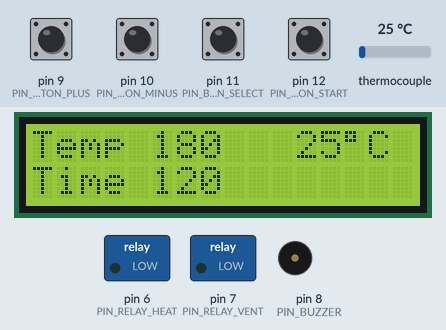
The sketch below on a simulated Arduino Uno, built with avr-gcc and run on an emulated ATmega328P. On the bench: 16×2 character LCD, switched loads named in the sketch (green lamp = pin HIGH), buzzer (waves = sounding). Inputs (shaded band) come from the test bench; at power-on: pin 9 (PIN_BUTTON_PLUS), pin 10 (PIN_BUTTON_MINUS), pin 11 (PIN_BUTTON_SELECT), pin 12 (PIN_BUTTON_START) HIGH, thermocouple 25 °C.

Above: at 4.3 s.
4.4 s: pin 12 (PIN_BUTTON_START) pulled LOW for 0.15 s
At 5.4 s:
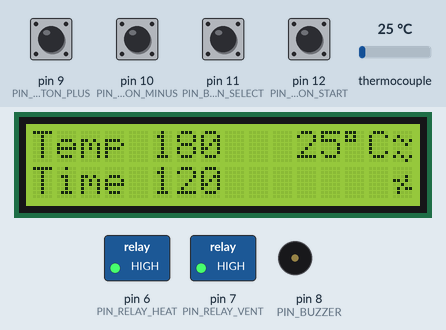
7.5 s: thermocouple set to 163 °C
At 8.8 s:
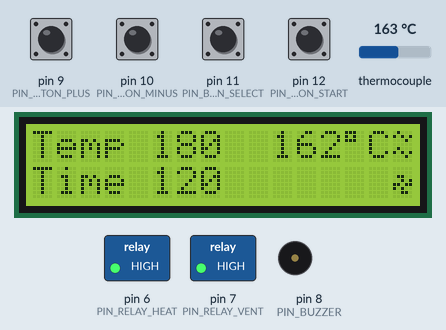
9.0 s: thermocouple set to 172 °C
At 9.8 s:
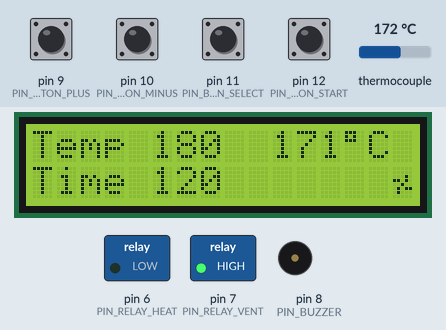
11.5 s: thermocouple set to 183 °C
At 12.8 s:
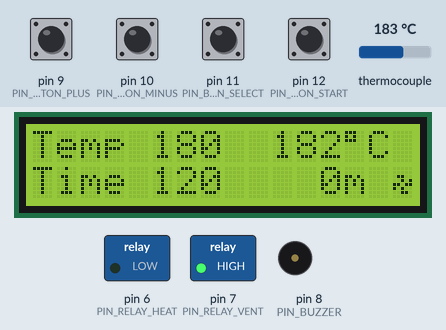
14.5 s: thermocouple set to 2 °C
At 15.8 s:
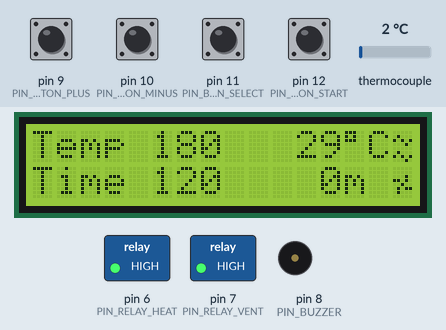
16.4 s: thermocouple set to 294 °C
At 17.6 s:
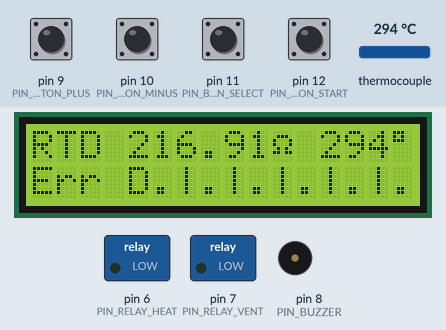
Timing chart, 0 to 19.2 s (numbered marks = the images above; inputs shaded):
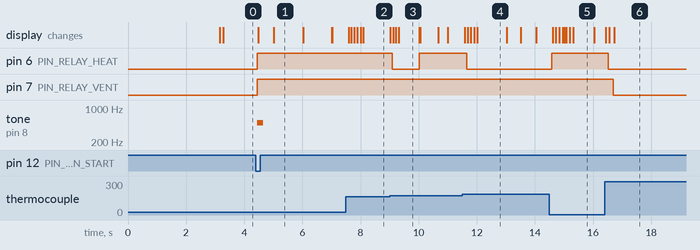

The sketch:

PID_controller.ino
```cpp
#include <Wire.h>
#include <LiquidCrystal_I2C.h> // https://github.com/marcoschwartz/LiquidCrystal_I2C
#include <Adafruit_MAX31865.h> // https://github.com/adafruit/Adafruit_MAX31865
#include "LCD_symbols.hpp"
#include "button_handler.hpp"
#include "mode_control.hpp"
#include "flow_control.hpp"


// I2C 1602 display
#define LCD_ADDR  0x3F // For PCF8574T in I2C module adress is 0x3F
#define LCD_COLS  16
#define LCD_ROWS  2

// MAX31865 controller pinout (software SPI)
#define PIN_SPI_CS   2
#define PIN_SPI_SDI  3
#define PIN_SPI_SDO  4
#define PIN_SPI_CLK  5

// The value of the Rref resistor. Use 430.0! (in MAX31865 controller)
#define RREF 437.5 //437.37

// Relays pinout
#define PIN_RELAY_HEAT  6
#define PIN_RELAY_VENT  7

// Buttons pinout
#define PIN_BUTTON_PLUS    9
#define PIN_BUTTON_MINUS   10
#define PIN_BUTTON_SELECT  11
#define PIN_BUTTON_START   12

// Buzzer pinout
#define PIN_BUZZER  8


// Instanciate lcd object
LiquidCrystal_I2C lcd(LCD_ADDR, LCD_COLS, LCD_ROWS);

// Instanciate MAX31865 object
Adafruit_MAX31865 max31865 = Adafruit_MAX31865(PIN_SPI_CS, PIN_SPI_SDI, PIN_SPI_SDO, PIN_SPI_CLK);

// Instanciate button objects
button_handler button_plus(PIN_BUTTON_PLUS);
button_handler button_minus(PIN_BUTTON_MINUS);
button_handler button_select(PIN_BUTTON_SELECT);
button_handler button_start(PIN_BUTTON_START);

// Instanciate mode object
mode_control mode;

// Instanciate flow object with relays pinouts
flow_control flow(PIN_RELAY_HEAT, PIN_RELAY_VENT);

// Instanciate buzzer object
buzzer_control buzzer(PIN_BUZZER);


/************* Temperature approximation **************/
float average_temp()
{
	static float curr_temp_sum = 0;
	static byte temp_probe_count = 0;
	static float average_temp = 0;

	curr_temp_sum += max31865.temperature(100, RREF);
	++temp_probe_count;

	if ( temp_probe_count == 5 ) {
		average_temp = curr_temp_sum / temp_probe_count;
		curr_temp_sum = average_temp * 2;
		temp_probe_count = 2;
	}

	return average_temp;
}
/************* Temperature approximation **************/

/***************** FAULT DETECTION ********************/
uint8_t fault_detect()
{
	// Check and print any faults
	uint8_t read_fault = max31865.readFault();
	uint8_t fault = 0;
	if (read_fault) {
		fault = read_fault;
		max31865.clearFault();
	}
	return fault;
}
/***************** FAULT DETECTION ********************/

/******************************** PRINT FAULT *********************************/
void print_fault( float rtd_resistance, int rtd_temperature, byte MAX31865_fault )
{
	lcd.setCursor(0, 0);
	lcd.print("RTD ");

	int first_row_pos = 4;
	lcd.setCursor(first_row_pos, 0);
	lcd.print( rtd_resistance, 2);

	if ( rtd_resistance < 10 ) {
		first_row_pos += 4;
	} else if ( rtd_resistance < 100 ) {
		first_row_pos += 5;
	} else {
		first_row_pos += 6;
	}
	lcd.setCursor(first_row_pos, 0);
	lcd.print("\364");
	++first_row_pos;

	lcd.setCursor(first_row_pos, 0);
	lcd.print(" ");
	++first_row_pos;

	lcd.setCursor(first_row_pos, 0);
	lcd.print(rtd_temperature);

	if ( rtd_temperature < -100  ) {
		first_row_pos += 4;
	} else if ( rtd_temperature < -10 &&  rtd_temperature > -100 ) {
		first_row_pos += 3;
	} else if ( rtd_temperature < 0 &&  rtd_temperature > -10 ) {
		first_row_pos += 2;
	} else if ( rtd_temperature < 10 ) {
		first_row_pos += 1;
	} else if ( rtd_temperature < 100 ) {
		first_row_pos += 2;
	} else {
		first_row_pos += 3;
	}
	lcd.setCursor(first_row_pos, 0);
	lcd.print("\337");
	++first_row_pos;

	while ( first_row_pos < 16 ) {
		lcd.setCursor(first_row_pos, 0);
		lcd.print(" ");
		++first_row_pos;
	}

	lcd.setCursor(0, 1);
	lcd.print("Err D");
	uint8_t i;
	uint8_t fault_register;
	uint8_t second_row_pos = 5;

	for ( i = 128, fault_register = 7; fault_register >= 2; i>>=1, fault_register-- ) {
		if (MAX31865_fault & i) {
			lcd.setCursor(second_row_pos, 1);
			lcd.print(fault_register);
			++second_row_pos;
		} else {
			lcd.setCursor(second_row_pos, 1);
			lcd.print(".");
			++second_row_pos;
		}
		if ( fault_register != 2 ) {
			lcd.setCursor(second_row_pos, 1);
			lcd.print("|");
			++second_row_pos;
		}
	}

}
/******************************** PRINT FAULT *********************************/


void setup()
{
	lcd.init();
	lcd.backlight();
	lcd.setCursor(1, 0);
	lcd.print("GYUMRI MEDICAL");
	lcd.setCursor(5, 1);
	lcd.print("CENTER");
	delay(3000);
	lcd.clear();

	lcd_symbols::create();

	max31865.begin(MAX31865_3WIRE);
	Serial.begin(9600);

	// initialize buttons pins
	button_plus.init();
	button_minus.init();
	button_select.init();
	button_start.init();

	// intitialize default mode
	mode.init();
	//mode.set_temp_barier(111);
	//mode.set_time_barier(111);

	// intitialize flow control parameters and relay pins
	flow.init();

	// initialize buzzer pin
	buzzer.init();
}


void loop()
{
	mode.control( button_plus, button_minus, button_select, button_start );

	byte temp_barier = mode.get_temp_barier();
	byte time_barier = mode.get_time_barier();

	byte current_mode = mode.get_current_mode();
	byte last_mode = mode.get_last_mode();

	int current_temp = int( average_temp() );
	byte MAX31865_fault = fault_detect();

	if ( (MAX31865_fault && last_mode != 3) || (current_temp < 0) || (current_temp > 230) ) {
		mode.set_current_mode(3);
	}

	flow.control( current_mode, current_temp, temp_barier, time_barier );


	if ( !MAX31865_fault && current_mode != 3 ) {

		if ( last_mode == 3 ) {
			lcd.clear();
		}

		/**************111 First Row 111*****************/
		lcd.setCursor(0, 0);
		lcd.print("Temp ");

		if ( temp_barier < 100 ) {
			lcd.setCursor(5, 0);
			lcd.print(" ");
			lcd.setCursor(6, 0);
		} else {
			lcd.setCursor(5, 0);
		}
		lcd.print(temp_barier);    // print temperature barier

		if ( mode.is_temp_barier_setting() ) {
			lcd_symbols::set(8, 0);
		} else {
			lcd.setCursor(8, 0);
			lcd.print(" ");
		}

		if ( current_temp < 100) {
			lcd.setCursor(10, 0);
			lcd.print(" ");
			lcd.setCursor(11, 0);
		} else {
			lcd.setCursor(10, 0);
		}
		lcd.print(current_temp);   // print current temperature
		lcd.setCursor(13, 0);
		lcd.print("\337");
		lcd.setCursor(14, 0);
		lcd.print("C");

		/**************222 Second Row 222*****************/
		lcd.setCursor(0, 1);
		lcd.print("Time ");

		if ( time_barier < 100 ) {
			lcd.setCursor(5, 1);
			lcd.print(" ");
			lcd.setCursor(6, 1);
		} else {
			lcd.setCursor(5, 1);
		}
		lcd.print(time_barier);    // print time barier

		if ( mode.is_time_barier_setting() ) {
			lcd_symbols::set(8, 1);
		} else {
			lcd.setCursor(8, 1);
			lcd.print(" ");
		}
		///////////////////////////////////////////////////////////////// second row


		if ( flow.get_heat_relay_state() ) {
			lcd_symbols::heat(15, 0);   // print heat symbol
		} else {
			lcd.setCursor(15, 0);
			lcd.print(" ");             // clear heat symbol
		}

		if ( flow.get_vent_relay_state() ) {
			lcd_symbols::vent(15, 1);   // print vent symbol
		} else {
			lcd.setCursor(15, 1);
			lcd.print(" ");             // clear vent symbol
		}

		int elapsed_time = flow.get_elapsed_time();

		if ( flow.is_timer_started() ) {
			if ( elapsed_time < 10 ) {
				lcd.setCursor(10, 1);
				lcd.print("  ");
				lcd.setCursor(12, 1);
			} else if (elapsed_time < 100) {
				lcd.setCursor(10, 1);
				lcd.print(" ");
				lcd.setCursor(11, 1);
			} else {
				lcd.setCursor(10, 1);
			}
			lcd.print(elapsed_time);    // print sterilization time in minutes
			lcd.setCursor(13, 1);
			lcd.print("m");
		}

		static unsigned long int FinishTimeDelta;
		static bool finish_biiset;

		if ( flow.is_operation_finished() ) {
			lcd.setCursor(10, 1);
			lcd.print(" END");
			buzzer.finish();

			finish_biiset = 1;
			FinishTimeDelta = millis();

			mode.set_current_mode(0);   // All done, back to default mode
		}

		if ( finish_biiset && (millis() - FinishTimeDelta > 60000) ) {
			lcd.setCursor(10, 1);
			lcd.print("    ");          // clear "FINISH" sign
			finish_biiset = 0;
		}

	} else {

		uint16_t rtd = max31865.readRTD();
		float ratio = rtd;
		ratio /= 32768;
		float rtd_resistance = RREF * ratio;

		int rtd_temperatureerature = int( max31865.temperature(100, RREF) );

		print_fault( rtd_resistance, rtd_temperatureerature, MAX31865_fault );

	}


}
```

button_handler.hpp
```cpp
#ifndef BUTTON_HANDLER_HPP
#define BUTTON_HANDLER_HPP

#define DEF_DEBOUNCE_DELAY    25      // the debounce time
#define DEF_LONGPRESS_TIME    1000    // the long press time
#define DEF_SECRETPRESS_TIME  3000    // the secret press time
#define DEF_MAX_PRESS_TIME    20000   // the max press time of button

namespace EVENT {
	enum {
	  NONE        = 0,   // or binary 0b000
	  SHORTPRESS  = 1,   // or binary 0b001
	  LONGPRESS   = 2,   // or binary 0b010
	  SECRETPRESS = 4    // or binary 0b100
	};
}


class button_handler
{
	public:
		// Constructor
		button_handler( byte pin, byte debounce_delay = DEF_DEBOUNCE_DELAY,
						int long_press_time = DEF_LONGPRESS_TIME, int secret_press_time = DEF_SECRETPRESS_TIME, int max_press_time = DEF_MAX_PRESS_TIME );

		// Initialization done after construction, to permit static instances
		void init();

		// Handler, to be called in the loop()
		byte handle();

		// return true if button pressed
		bool get_state() const;

		// return the last event
		byte get_last_event() const;

		// return the time duration of the pressed button
		int get_pressed_duration() const;

	protected:
		const byte pin;                // pin to which button is connected
		const byte debounce_delay;     // the debounce time
		const int long_press_time;     // the long press time
		const int secret_press_time;   // the secret press time
		const int max_press_time;      // the max press time of button

		bool now_pressed;     // the current reading from the button input pin
		bool was_pressed;     // the previous reading from the button input pin
		bool button_state;    // the button current debounced state

		byte event;            // the event at this time
		byte last_event;       // the last occurred event

		unsigned long int last_debounce_time;       // the last time the output pin was toggled
		unsigned long int button_switch_time;       // the last time the button switched
		unsigned long int button_pressed_duration;  // the time duration of the pressed button
};


button_handler::button_handler( byte p, byte db, int lp, int sp, int mp)
			   : pin(p), debounce_delay(db), long_press_time(lp), secret_press_time(sp), max_press_time(mp)
{

}


void button_handler::init()
{
	pinMode(pin, INPUT_PULLUP);   // internal pull-up 20k resistor, pushbutton's logic is inverted
	now_pressed = false;
	was_pressed = false;
	button_state = false;
	event = 0;
	last_event = 0;
	last_debounce_time = 0;
	button_switch_time = 0;
	button_pressed_duration = 0;
}


byte button_handler::handle()
{
	// by default if nothing special happens
	event = EVENT::NONE;

	// read the state of button input pin
	// now_pressed is 1 when button is pressed and 0 when released
	now_pressed = !digitalRead(pin);

	// If the switch changed, due to noise or pressing:
	if ( now_pressed != was_pressed ) {
		// reset the debouncing timer
		last_debounce_time = millis();
	}

	if ( millis() - last_debounce_time > debounce_delay ) {
		// whatever the reading is at, it's been there for longer than the
		// debounce delay, so take it as the actual current state:

		// if the button state has changed:
		if ( now_pressed != button_state ) {
			button_state = now_pressed;
			// reset the switching timer
			button_switch_time = millis();
			// and register an event after button state change
			if ( button_state ) {
				event = EVENT::SHORTPRESS;
				last_event = event;
			} else {
				event = EVENT::NONE;
				last_event = event;
			}
		}
	}

	// remember button input reading state for the next loop call
	was_pressed = now_pressed;

	// addutioanl button functional
	if ( button_state ) {
		button_pressed_duration = millis() - button_switch_time;

		// if button_pressed_duration in 1000...3000 ms, event is LONGPRESS
		if ( (button_pressed_duration > long_press_time) && (button_pressed_duration < secret_press_time) ) {
			// after button state change or SHORTPRESS, condidion is true only one time
			if ( (last_event & EVENT::LONGPRESS) != EVENT::LONGPRESS ){
				// event registered LONGPRESS only once
				event = EVENT::LONGPRESS;
				last_event = event;
			} else {
				event = EVENT::NONE;
			}
		// if button_pressed_duration in 3000...20000 ms, event is SECRETPRESS
		} else if ( (button_pressed_duration > secret_press_time) && (button_pressed_duration < max_press_time) ) {
			// after button state change or SHORTPRESS, condidion is true only one time
			if ( (last_event & EVENT::SECRETPRESS) != EVENT::SECRETPRESS ) {
				// event registered SECRETPRESS only once
				event = EVENT::SECRETPRESS;
				last_event = event;
			} else {
				event = EVENT::NONE;
			}
		}
	}

	return event;
}


bool button_handler::get_state() const
{
	return button_state;
}


byte button_handler::get_last_event() const
{
	return last_event;
}


int button_handler::get_pressed_duration() const
{
	return button_pressed_duration;
}


#endif // BUTTON_HANDLER_HPP
```

buzzer.hpp
```cpp
#ifndef BUZZER_HPP
#define BUZZER_HPP


class buzzer_control
{
	public:
		buzzer_control( byte pin );
		void init();
		void buttons( const byte &event_button_plus, const byte &event_button_minus, const byte &event_button_select, const byte &event_button_start );
		void finish();

	protected:
		const byte pin;
};


buzzer_control::buzzer_control( byte p )
			   : pin(p)
{

}


void buzzer_control::init()
{
	// initialize buzzer pin
	pinMode(pin, OUTPUT);
}


inline void buzzer_control::buttons( const byte &event_button_plus, const byte &event_button_minus, const byte &event_button_select, const byte &event_button_start )
{

	byte button_short_pressed = 0;
	button_short_pressed |= event_button_plus;
	button_short_pressed |= event_button_minus;
	button_short_pressed |= event_button_select;
	button_short_pressed |= event_button_start;
	button_short_pressed &= 1;

	byte button_long_pressed = 0;
	button_long_pressed |= event_button_plus;
	button_long_pressed |= event_button_minus;
	button_long_pressed |= event_button_select;
	button_long_pressed |= event_button_start;
	button_long_pressed &=  2;

	byte button_secret_pressed = 0;
	//button_secret_pressed |= event_button_plus;
	//button_secret_pressed |= event_button_minus;
	//button_secret_pressed |= event_button_select;
	button_secret_pressed |= event_button_start;
	button_secret_pressed &=  4;

	if ( button_short_pressed == 1 ) {
		tone(pin, 500, 200);
	} else if ( button_long_pressed == 2 ) {
		tone(pin, 700, 400);
	} else if ( button_secret_pressed == 4 ) {
		tone(pin, 800, 500);
	} else {
		//noTone(8);
	}

}


void buzzer_control::finish()
{
	tone(pin, 700, 5000);
}


#endif // BUZZER_HPP
```

LCD_symbols.hpp
```cpp
#ifndef LCD_SYMBOLS_HPP
#define LCD_SYMBOLS_HPP

// Instanciated lcd object from Hot_Air_Sterilizer.ino file
extern LiquidCrystal_I2C lcd;

namespace lcd_symbols
{
	byte setChar_1[8] =  { 0b00000, 0b00010, 0b00110, 0b01110, 0b00110, 0b00010, 0b00000, 0b00000};
	byte setChar_2[8] =  { 0b00000, 0b00001, 0b00010, 0b00100, 0b00010, 0b00001, 0b00000, 0b00000};
	byte heatChar_1[8] = { 0b01000, 0b10101, 0b00010, 0b00000, 0b01000, 0b10101, 0b00010, 0b00000};
	byte heatChar_2[8] = { 0b00000, 0b01000, 0b10101, 0b00010, 0b00000, 0b01000, 0b10101, 0b00010};
	byte ventChar_1[8] = { 0b00000, 0b00000, 0b01100, 0b00101, 0b11011, 0b10100, 0b00110, 0b00000};
	byte ventChar_2[8] = { 0b00000, 0b00000, 0b00010, 0b11010, 0b00100, 0b01011, 0b01000, 0b00000};

	void create()
	{
		lcd.createChar(0, setChar_1);
		lcd.createChar(1, setChar_2);
		lcd.createChar(2, heatChar_1);
		lcd.createChar(3, heatChar_2);
		lcd.createChar(4, ventChar_1);
		lcd.createChar(5, ventChar_2);
	}

	inline void set(const byte &col, const byte &row)
	{
		int heatSymbolTimeDelta = millis() % 2000;
		lcd.setCursor(col, row);
		if (heatSymbolTimeDelta <= 1000) {
			lcd.write(0);
		} else if (heatSymbolTimeDelta > 1000) {
			lcd.write(1);
		}
	}

	inline void heat(const byte &col, const byte &row)
	{
		int heatSymbolTimeDelta = millis() % 2000;
		lcd.setCursor(col, row);
		if (heatSymbolTimeDelta <= 1000) {
			lcd.write(2);
		} else if (heatSymbolTimeDelta > 1000) {
			lcd.write(3);
		}
	}

	inline void vent(const byte &col, const byte &row)
	{
		int heatSymbolTimeDelta = millis() % 2000;
		lcd.setCursor(col, row);
		if (heatSymbolTimeDelta <= 1000) {
			lcd.write(4);
		} else if (heatSymbolTimeDelta > 1000) {
			lcd.write(5);
		}
	}

}

#endif // LCD_SYMBOLS_HPP
```

Source omitted: flow_control.hpp (4434 bytes), mode_control.hpp (11122 bytes)

Measured:
- the behaviour switches between 167 and 168 °C on thermocouple (found by bisection; images 2 and 3)
- the behaviour switches between 179 and 180 °C on thermocouple (found by bisection; images 3 and 4)
- after the input at 4.4 s, pin 6 (PIN_RELAY_HEAT), pin 7 (PIN_RELAY_VENT): LOW → HIGH after 0.05 s; tone on pin 8 (PIN_BUZZER): silent → 500 Hz after 0.05 s, → silent 0.20 s later; the display: first changes after 0.09 s (image 1 shows a later state)
- after the input at 7.5 s, the display: first changes after 0.10 s (image 2 shows a later state)
- after the input at 9.0 s, pin 6 (PIN_RELAY_HEAT): HIGH → LOW after 0.10 s, → HIGH 0.92 s later; the display: first differs from a run without the input after 0.13 s (image 3 shows a later state)
- after the input at 11.5 s, pin 6 (PIN_RELAY_HEAT): HIGH → LOW after 0.16 s instead of 2.6 s
- after the input at 14.5 s, pin 6 (PIN_RELAY_HEAT): LOW → HIGH after 0.08 s; the display: first changes after 0.12 s (image 5 shows a later state)
- after the input at 16.4 s, pin 6 (PIN_RELAY_HEAT): HIGH → LOW after 0.13 s; pin 7 (PIN_RELAY_VENT): HIGH → LOW after 0.29 s
